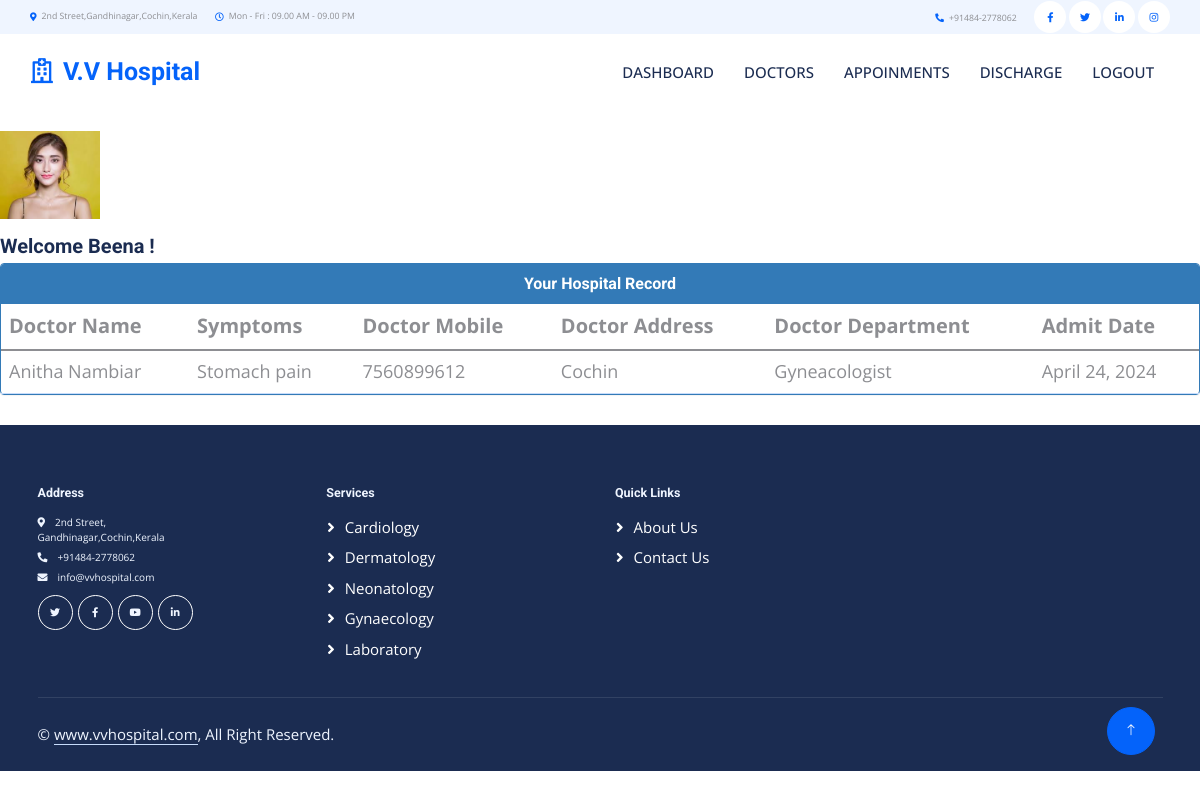
Page /patient-dashboard (signed in) on the committed database.
### hospitalsapp/models.py (models this page shows, shortened)
class Patient(models.Model):
    user=models.OneToOneField(User,on_delete=models.CASCADE)
    profile_pic= models.ImageField(upload_to='profile_pic/PatientProfilePic/',null=True,blank=True)
    address = models.CharField(max_length=40)
    mobile = models.CharField(max_length=20,null=False)
    symptoms = models.CharField(max_length=100,null=False)
    assignedDoctorId = models.PositiveIntegerField(null=True)
    admitDate=models.DateField(auto_now=True)
    status=models.BooleanField(default=False)
    class Meta:
        verbose_name = 'Patient'
        verbose_name_plural = 'Patients'

class Doctor(models.Model):
    user=models.OneToOneField(User,on_delete=models.CASCADE)
    profile_pic= models.ImageField(upload_to='profile_pic/DoctorProfilePic/',null=True,blank=True)
    address = models.CharField(max_length=40)
    mobile = models.CharField(max_length=20,null=True)
    department= models.CharField(max_length=50,choices=departments,default='Cardiologist')
    status=models.BooleanField(default=False)
    @property
    def get_name(self):
        return self.user.first_name+" "+self.user.last_name
    class Meta:
        verbose_name = 'Doctor'
        verbose_name_plural = 'Doctors'

### hospitalsapp/views.py (the view)
# urls.py: path('patient-dashboard', views.patient_dashboard_view, name='patient-dashboard'),
@login_required(login_url='patientlogin')
@user_passes_test(is_patient)
def patient_dashboard_view(request):
    patient = models.Patient.objects.get(user_id=request.user.id)
    doctor = models.Doctor.objects.get(user_id=patient.assignedDoctorId)
    mydict = {
        'patient': patient,
        'doctorName': doctor.get_name,
        'doctorMobile': doctor.mobile,
        'doctorAddress': doctor.address,
        'symptoms': patient.symptoms,
        'doctorDepartment': doctor.department,
        'admitDate': patient.admitDate,
    }
    return render(request, 'patient_dashboard.html', context=mydict)

### hospitalsapp/views.py (called while the page is built)
def is_patient(user):
    return user.groups.filter(name='PATIENT').exists()

### templates/patient_dashboard.html (shortened to what this page needs)
{% extends 'base_patient.html' %}
{% load static %}
{% block content %}
<head>
  <link href="//netdna.bootstrapcdn.com/bootstrap/3.0.0/css/bootstrap.min.css" rel="stylesheet" id="bootstrap-css">
</head>
<header class="avatar">
      <img src="{% static patient.profile_pic.url %}" alt="Patient Image" style="width: 100px; height: auto;">
      <br><br>
      <h2>Welcome {{request.user.first_name}} !</h2>
</header>
<main>
  <div class="panel panel-primary">
    <div class="panel-heading">
      <h6 class="panel-title"> Your Hospital Record</h6>
    </div>
    <table class="table table-hover" id="dev-table">
        <thead>
        <tr>
        <th>Doctor Name</th>
        <th>Symptoms</th>
        <th>Doctor Mobile</th>
        <th>Doctor Address</th>
        <th>Doctor Department</th>
        <th>Admit Date</th>
      </tr>
        </thead>
      <tbody>
      <tr>
        <td>{{ doctorName }}</td>
        <td>{{ symptoms }}</td>
        <td>{{ doctorMobile }}</td>
        <td>{{ doctorAddress }}</td>
        <td>{{ doctorDepartment }}</td>
        <td>{{ admitDate }}</td>
      </tr>
    </tbody>
  </table>
</div>
</main>
{% endblock %}

### static/css/style.css (style rules this page uses)
:root { --primary: #0463FA; --light: #EFF5FF; --dark: #1B2C51; }

### templates/patient_dashboard.html (style rules this page uses)
h6 { text-align: center; }
th { font-size: 20px; }
td { font-size: 18px; }

### rows in the picture
Patient: profile_pic (picture), symptoms "Stomach pain", admitDate "April 24, 2024"
Doctor: mobile "7560899612", address "Cochin", department "Gyneacologist"

### other values in the picture
{{ request.user.first_name }} "Beena"
{{ doctorName }} "Anitha Nambiar"
